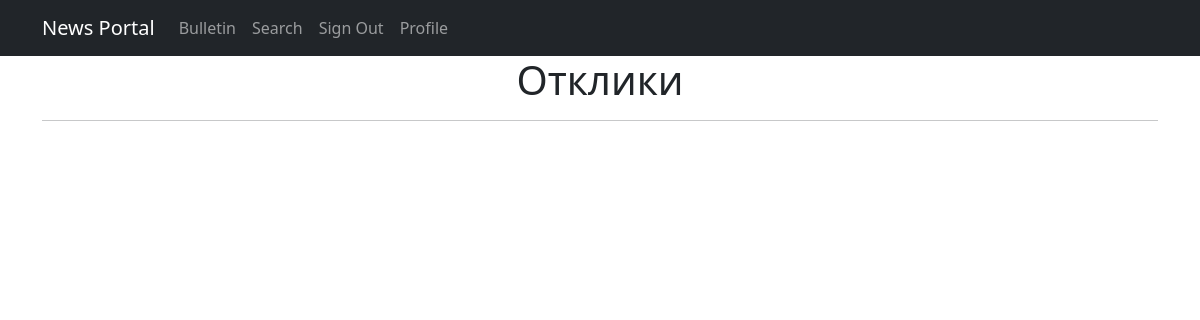
The page /bulletin/5/user_response (signed in) on the database as committed earlier.
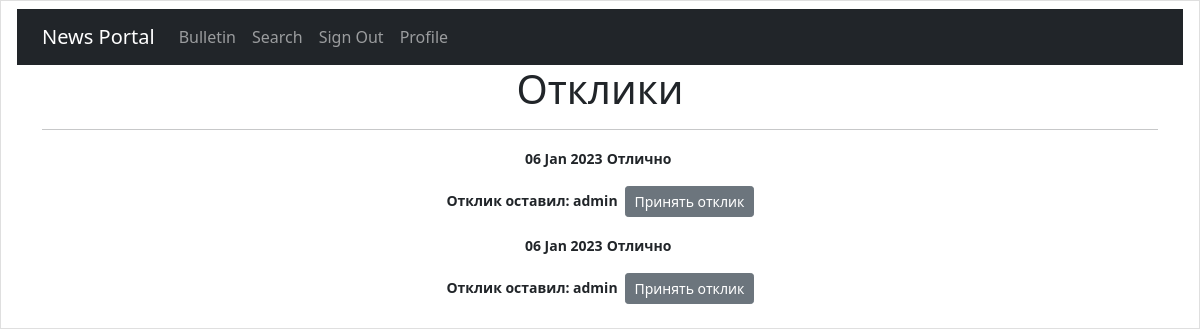
The same page on the database as committed later.
### bulletin/models.py (models this page shows, shortened)
class Response(models.Model):
    class Meta:
        verbose_name = u"Комментарий к новости"
        verbose_name_plural = u"Комментарии к новостям"
    commentPost = models.ForeignKey(Post, on_delete=models.CASCADE, verbose_name='Объявление')
    commentUser = models.ForeignKey(User, on_delete=models.CASCADE, verbose_name='Пользователь')
    text = models.TextField(verbose_name='Отклик')
    dateCreation = models.DateTimeField(auto_now_add=True, verbose_name='Дата')
    status = models.BooleanField(default=False)

### bulletin/views.py (the view)
# urls.py: path('<int:pk>/user_response', user_response, name='user_response'),
@login_required  # проверка зареган ли user
def user_response(request, pk):
    user = request.user
    post = Post.objects.get(id=pk)
    response = Response.objects.filter(commentPost=post,commentUser=user)
    return render(request, 'user_response.html', {
        'responses': response})

### bulletin/templatetags/custom_filters.py (called while the page is built)
@register.filter()
def censor(value):
    for word in black_words:
        value = value.replace(word[1:], '*' * (len(word) - 1))
    return value

### templates/user_response.html (shortened to what this page needs)
{% extends 'flatpages/default.html' %}
{% load custom_filters %}
{% block content %}
<h1>Отклики </h1>
<hr>
           {% for response in responses|dictsortreversed:"dateCreation"%}
            <html class="list-group-item">
                    <p class="fw-bold">
                    <small class="fw-bold">{{ response.dateCreation|date:'d M Y' }}</small>
                    <small class="fw-bold">{{ response.text|censor }}&nbsp;</small></p>
                    <p><small class="fw-bold">Отклик оставил: {{ response.commentUser }}&nbsp;</small>
                        {% if response.status %}
                            <a href="{% url 'accept_response' response.id %}" class="btn btn-secondary btn-sm">Отменить отклик</a>
                            {% else %}
                            <a href="{% url 'accept_response' response.id %}" class="btn btn-secondary btn-sm">Принять отклик</a></p>
                        {% endif %}
            {% endfor %}
{% endblock content %}

### templates/flatpages/default.html (shortened to what this page needs)
<!DOCTYPE html>
<html lang="en">
{% load i18n %}
{% load tz %}
{% load cache %}
{% load custom_tags %}
{% load static %}
    <head>
    </head>
        <link href="{% static 'css/styles.css' %}" rel="stylesheet" />
    <body>
        <nav class="navbar navbar-expand-lg navbar-dark bg-dark static-top">
           <div class="container">
               <a class="navbar-brand" href="#">{% trans "News Portal"%}</a>
               <div class="collapse navbar-collapse" id="navbarResponsive">
                   <ul class="navbar-nav ml-auto">
                       <li class="nav-item">
                           <a class="nav-link" href="/bulletin/">{% trans "Bulletin"%}</a>
                       </li>
                       <li class="nav-item">
                           <a class="nav-link" href="/bulletin/search/">{% trans "Search"%}</a>
                       {% if request.user.is_authenticated %}
                          <li class="nav-item" >
                               <a class="nav-link" href="/accounts/logout/" >{% trans "Sign Out"%}</a>
                            </li>
                       {%else%}
                           <li class="nav-item" >
                               <a class="nav-link" href="/accounts/login/" >{% trans "Sign in"%}</a>
                            </li>
                       {%endif%}
                        {% if request.user.is_authenticated %}
                            <li class="nav-item" >
                               <a class="nav-link" href="/bulletin/profile/" >{% trans "Profile"%}</a>
                           </li>
                        {%endif%}
                   </ul>
               </div>
           </div>
        </nav>
        <div class="container">
            <div class="row">
                <div class="col-lg-12 text-center">
                    {% block content %}{% endblock content %}
                </div>
            </div>
        </div>
    </body>
</html>

Rows that differ between the two databases and show on the page:
added Response: dateCreation "06 Jan 2023", text|censor "Отлично", commentUser "admin", status "Принять отклик"
added Response: dateCreation "06 Jan 2023", text|censor "Отлично", commentUser "admin", status "Принять отклик"
